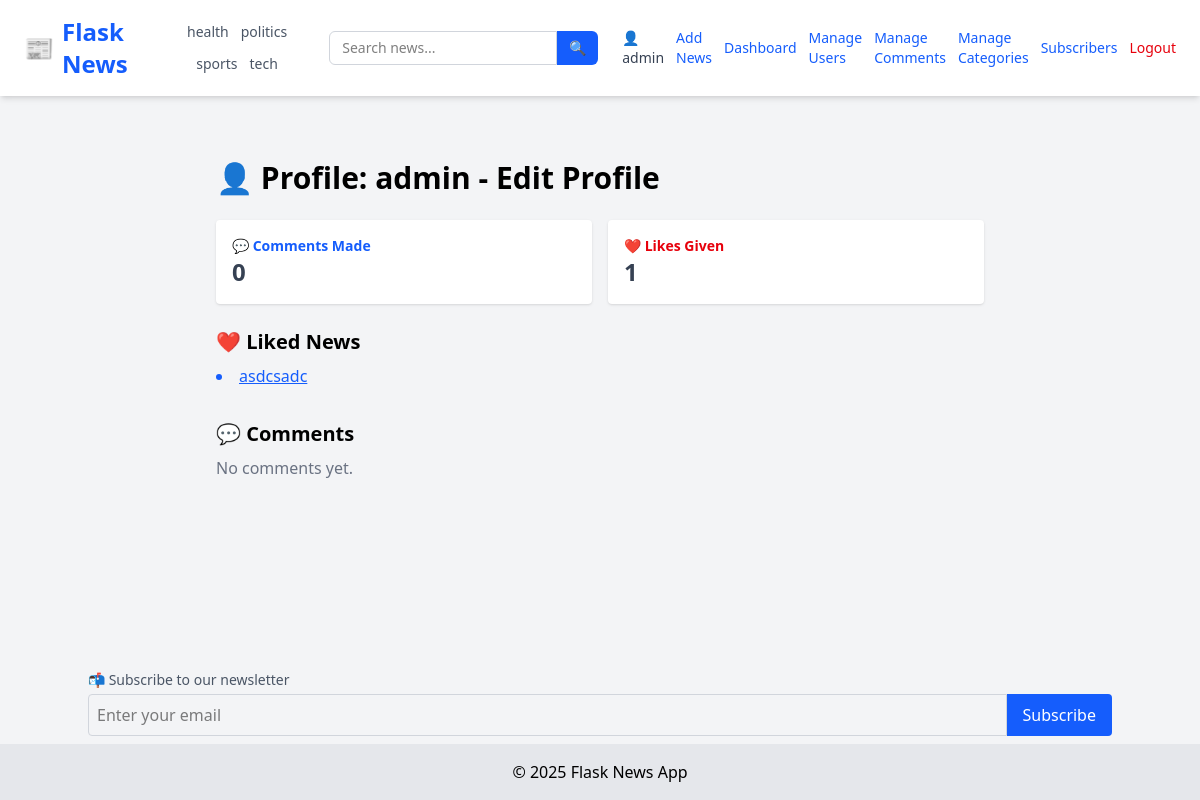
/user/admin@gmail.com (signed in), run on the app's committed database.
### tables this page shows
CREATE TABLE categories (
            id INTEGER PRIMARY KEY AUTOINCREMENT,
            name TEXT UNIQUE NOT NULL
        );

CREATE TABLE users (
            id INTEGER PRIMARY KEY AUTOINCREMENT,
            username TEXT NOT NULL,
            email TEXT UNIQUE NOT NULL,
            password TEXT NOT NULL,
            role TEXT DEFAULT 'user'
        );

CREATE TABLE news (
            id INTEGER PRIMARY KEY AUTOINCREMENT,
            title TEXT,
            content TEXT,
            image TEXT,
            author_id INTEGER,
            category_id INTEGER,
            view_count INTEGER DEFAULT 0,
            FOREIGN KEY(author_id) REFERENCES users(id),
            FOREIGN KEY(category_id) REFERENCES categories(id)
        );

### app/user_routes.py (the view)
@user.route('/user/<email>')
def user_profile(email):
    print(current_user.email,email)
    if current_user.email != email:
        return redirect(url_for("main.home"))
    conn = sqlite3.connect(current_app.config['DATABASE'])
    c = conn.cursor()
    c.execute("SELECT id, username FROM users WHERE email = ?", (email,))
    user_row = c.fetchone()
    if not user_row:
        conn.close()
        return "User not found", 404
    user_id = user_row[0]
    c.execute('''
        SELECT news.title, comments.content, comments.created_at, comments.news_id
        FROM comments
        JOIN news ON comments.news_id = news.id
        WHERE comments.user_id = ?
        ORDER BY comments.created_at DESC
    ''', (user_id,))
    comments = c.fetchall()
    c.execute("SELECT COUNT(*) FROM comments WHERE user_id = ?", (user_id,))
    comment_count = c.fetchone()[0]
    c.execute('''
        SELECT news.id, news.title
        FROM likes
        JOIN news ON likes.news_id = news.id
        WHERE likes.user_id = ?
    ''', (user_id,))
    liked_news = c.fetchall()
    c.execute("SELECT COUNT(*) FROM likes WHERE user_id = ?", (user_id,))
    like_count = c.fetchone()[0]
    conn.close()
    return render_template("user_profile.html", user=user_row, comments=comments, liked_news=liked_news,
                           comment_count=comment_count, like_count=like_count)

### app/__init__.py (called while the page is built)
def create_app():
    app = Flask(__name__, instance_relative_config=True)
    app.config.from_object('config.Config')
    from app.routes import main
    app.register_blueprint(main)
    from app.admin_routes import admin
    app.register_blueprint(admin)
    from app.user_routes import user
    app.register_blueprint(user)
    init_db(app)
    login_manager.init_app(app)
    @login_manager.user_loader
    def user_loader(user_id):
        return load_user(user_id)
    @app.context_processor
    def inject_now():
        return {'now': datetime.now}
    @app.context_processor
    def inject_categories():
        conn = sqlite3.connect(current_app.config['DATABASE'])
        c = conn.cursor()
        c.execute("SELECT id, name FROM categories ORDER BY name ASC")
        categories = c.fetchall()
        conn.close()
        return {'categories': categories}
    return app

### app/models.py (called while the page is built)
def load_user(user_id):
    conn = sqlite3.connect(current_app.config['DATABASE'])
    c = conn.cursor()
    c.execute("SELECT id, username,email, role FROM users WHERE id = ?", (user_id,))
    row = c.fetchone()
    conn.close()
    if row:
        return User(*row)
    return None

### app/templates/user_profile.html (shortened to what this page needs)
{% extends "layout.html" %}  {% block content %}
<div class="max-w-3xl mx-auto py-10">
  <h1 class="text-3xl font-bold mb-6">
    👤 Profile: {{ user[1] }} -
    <a href="{{ url_for('user.edit_profile') }}">Edit Profile</a>
  </h1>
  <div class="grid grid-cols-2 gap-4 mb-6 text-sm text-gray-700">
    <div class="bg-white p-4 rounded shadow">
      <p class="font-semibold text-blue-600">💬 Comments Made</p>
      <p class="text-2xl font-bold">{{ comment_count }}</p>
    </div>
    <div class="bg-white p-4 rounded shadow">
      <p class="font-semibold text-red-600">❤️ Likes Given</p>
      <p class="text-2xl font-bold">{{ like_count }}</p>
    </div>
  </div>
  <section class="mb-8">
    <h2 class="text-xl font-semibold mb-2">❤️ Liked News</h2>
    {% if liked_news %}
    <ul class="list-disc list-inside text-blue-600">
      {% for news in liked_news %}
      <li>
        <a href="{{ url_for('main.view_news', id=news[0]) }}" class="underline"
          >{{ news[1] }}</a
        >
      </li>
      {% endfor %}
    </ul>
    {% else %}
    <p class="text-gray-500">No liked news yet.</p>
    {% endif %}
  </section>
  <section>
    <h2 class="text-xl font-semibold mb-2">💬 Comments</h2>
    {% if comments %}
    <div class="space-y-4">
      {% for comment in comments %}
      <div class="bg-gray-100 p-4 rounded shadow-sm">
        <p class="text-gray-800">{{ comment[1] }}</p>
        <p class="text-sm text-gray-500 mt-1">
          on
          <a
            href="{{ url_for('main.view_news', id=comment[3]) }}"
            class="underline"
            >{{ comment[0] }}</a
          >
          at {{ comment[2] }}
        </p>
      </div>
      {% endfor %}
    </div>
    {% else %}
    <p class="text-gray-500">No comments yet.</p>
    {% endif %}
  </section>
</div>
{% endblock %}

### app/templates/layout.html (shortened to what this page needs)
<!DOCTYPE html>
<html lang="en">
  <head>
    <link
      rel="stylesheet"
      href="https://cdnjs.cloudflare.com/ajax/libs/font-awesome/4.7.0/css/font-awesome.min.css"
    />
    <script src="https://cdn.jsdelivr.net/npm/@tailwindcss/browser@4"></script>
  </head>
  <body class="bg-gray-100 min-h-screen flex flex-col">
    <nav
      class="bg-white shadow-md px-6 py-4 flex flex-wrap md:flex-nowrap justify-between items-center"
    >
      <a
        href="/"
        class="text-2xl font-extrabold text-blue-600 flex items-center gap-2"
      >
        📰 <span>Flask News</span>
      </a>
      <div
        class="flex flex-wrap justify-center gap-3 mt-4 md:mt-0 md:ml-6 text-sm text-gray-600 font-medium"
      >
        {% for cat in categories %}
        <a
          href="{{ url_for('main.filter_by_category', name=cat[1]) }}"
          class="hover:text-blue-600 transition-colors"
        >
          {{ cat[1] }}
        </a>
        {% endfor %}
      </div>
      <form
        method="GET"
        action="{{ url_for('main.search') }}"
        class="flex mt-4 md:mt-0 md:ml-6"
      >
        <input
          type="text"
          name="q"
          placeholder="Search news..."
          required
          class="px-3 py-1.5 border rounded-l-md border-gray-300 focus:outline-none focus:ring focus:border-blue-500 text-sm"
        />
        <button
          type="submit"
          class="px-3 py-1.5 bg-blue-600 text-white rounded-r-md text-sm hover:bg-blue-700 transition-colors"
        >
          🔍
        </button>
      </form>
      <div class="flex items-center gap-3 mt-4 md:mt-0 md:ml-6 text-sm">
        {% if current_user.is_authenticated %}
        <a href="{{ url_for('user.user_profile', email=current_user.email) }}"
          ><span class="text-gray-700">👤 {{ current_user.username }}</span></a
        >
        {% if current_user.role == 'admin' %}
        <a href="/add" class="text-blue-600 hover:underline">Add News</a>
        <a
          href="{{url_for('admin.dashboard')}}"
          class="text-blue-600 hover:underline"
          >Dashboard</a
        >
        <a
          href="{{ url_for('admin.manage_users') }}"
          class="text-blue-600 hover:underline"
          >Manage Users</a
        >
        <a
          href="{{ url_for('admin.manage_comments') }}"
          class="text-blue-600 hover:underline"
        >
          Manage Comments</a
        >
        <a
          href="{{ url_for('admin.manage_categories') }}"
          class="text-blue-600 hover:underline"
        >
          Manage Categories</a
        >
        <a
          href="{{ url_for('admin.view_subscribers') }}"
          class="text-blue-600 hover:underline"
          >Subscribers</a
        >
        {% endif %}
        <a href="/logout" class="text-red-600 hover:underline">Logout</a>
        {% else %}
        <a href="/login" class="text-blue-600 hover:underline">Login</a>
        <a href="/register" class="text-blue-600 hover:underline">Register</a>
        {% endif %}
      </div>
    </nav>
    <main class="flex-grow container mx-auto p-6">
       {% block content %}{% endblock %}
    </main>
    <div class="container mx-auto mb-2">
      <form action="{{ url_for('user.subscribe') }}" method="POST" class="mt-4">
        <label class="block text-sm text-gray-600 mb-1"
          >📬 Subscribe to our newsletter</label
        >
        <div class="flex">
          <input
            type="email"
            name="email"
            required
            placeholder="Enter your email"
            class="w-full p-2 rounded-l border border-gray-300"
          />
          <button type="submit" class="bg-blue-600 text-white px-4 rounded-r">
            Subscribe
          </button>
        </div>
      </form>
    </div>
    <footer class="bg-gray-200 text-center py-4">
      &copy; {{ now().year }} Flask News App
    </footer>
  </body>
</html>

### data on the page
categories: name "health"
categories: name "politics"
categories: name "sports"
categories: name "tech"
users: username "admin"
news: title "asdcsadc"

### other printed values
{{ comment_count }} "0"
{{ like_count }} "1"
